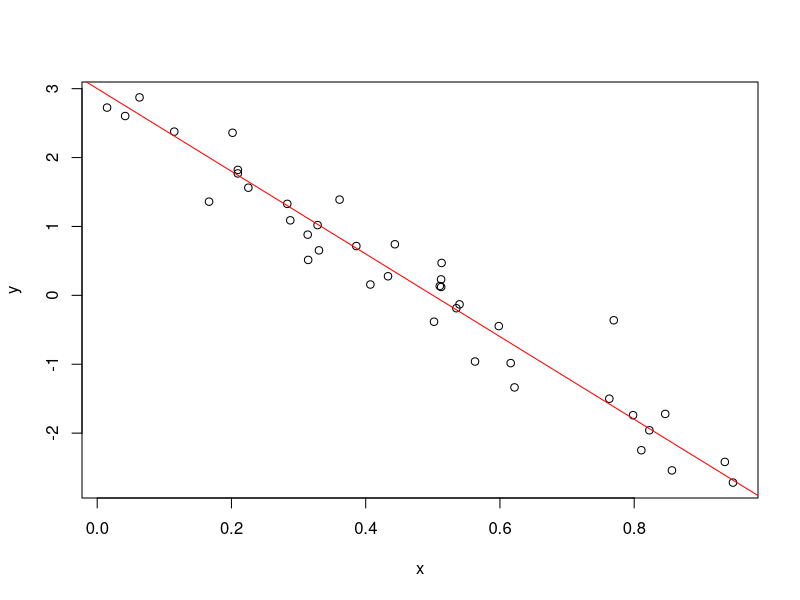

The R script that drew this image:
rm(list=ls())
a <- 3
b <- -6
sigSq <- 0.5
x <- runif(40)
y <- a + b * x + rnorm(40, sd = sigSq)


avgX <- mean(x)
write(avgX, "avgX.txt")

plot(x,y)
abline(a, b, col="red")
dev.print(pdf, "toylinePlot.pdf")
 